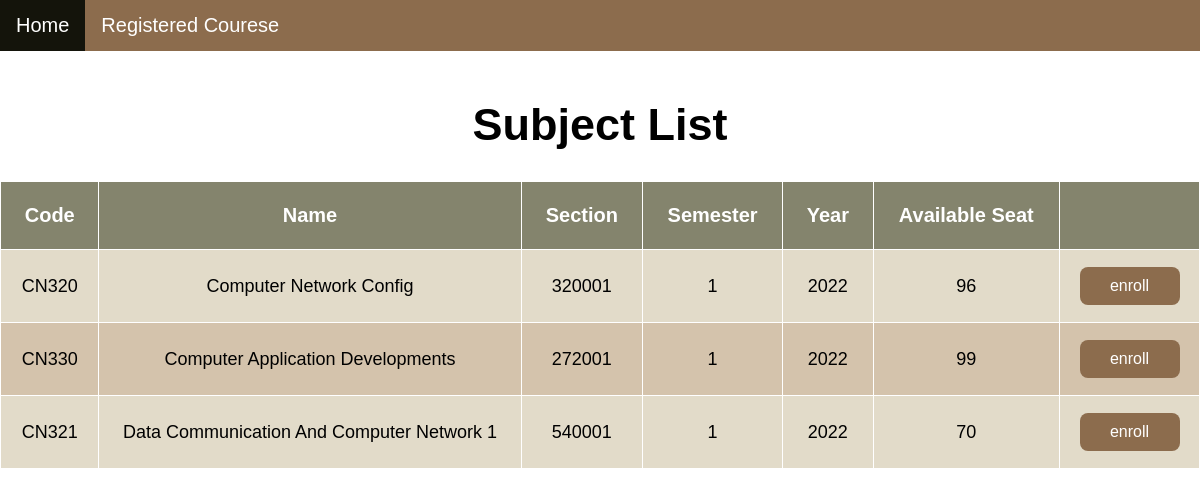
Before: /booking/ (signed in) with the older database file.
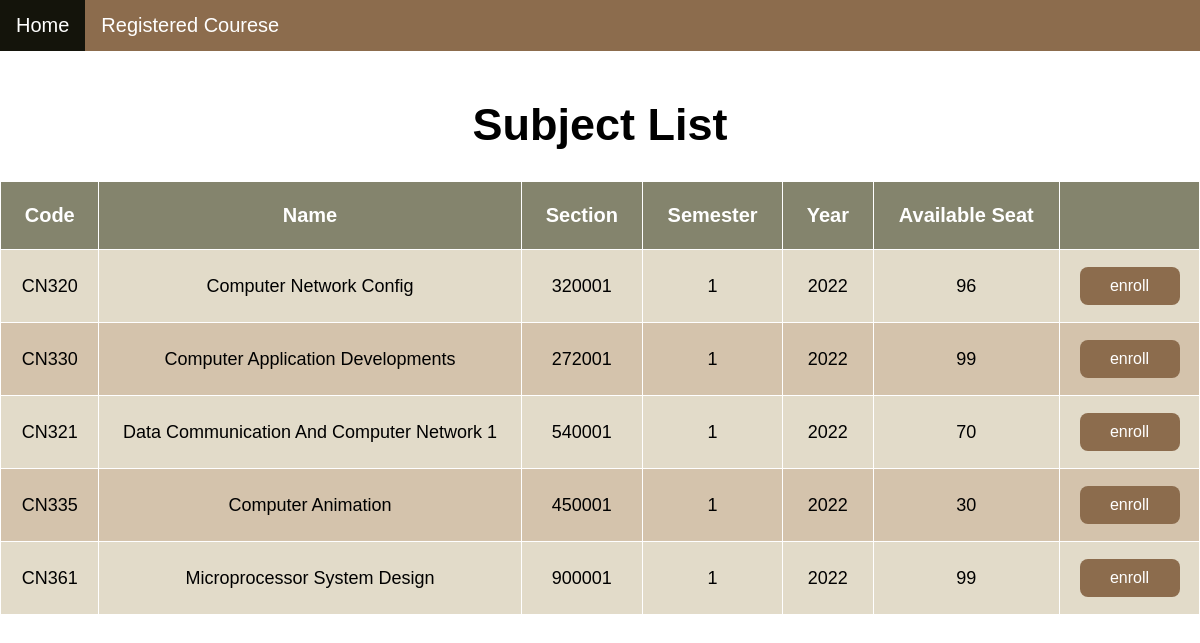
After: the same page with the newer database file.
### booking/models.py (models this page shows, shortened)
class Subject(models.Model):
    class_number = models.CharField(max_length=5, default="")
    subject_name = models.CharField(max_length=64, default="")
    section = models.CharField(max_length=10, default="")
    semester = models.CharField(max_length=10, default="")
    year = models.CharField(max_length=10, default="")
    seats = models.CharField(max_length=10, default="")

### booking/views.py (the view)
# urls.py: path('', views.index, name='index'),
def index(request):
    user = User.objects.get(pk=request.user.id)
    enrolled_subjects = Booking.objects.filter(user=user)
    id = []
    for subject in enrolled_subjects:
        id.append(subject.course_number.id)
    subjects = Subject.objects.exclude(pk__in=id)
    return render(request, "booking/index.html",{
        'subjects': subjects
    })

### booking/templates/booking/index.html (shortened to what this page needs)
{% extends 'booking/layout.html' %}
{% block body %}
<!DOCTYPE html>
<html>
<head>
</head>
<body>
    <div class="topnav">
        <a class="active" href="{% url 'index' %}">Home</a>
        <a href="{% url 'booking:checksubreg' %}">Registered Courese</a>
    </div>
    <br>
    <div class= style="padding-left:16px">
        <center> <h1>Subject List</h1> </center>
        {% if subjects %}
        <table>
            <tr>
                <th>Code</th>
                <th>Name</th>
                <th>Section</th>
                <th>Semester</th>
                <th>Year</th>
                <th>Available Seat</th>
                <th></th>
            </tr>
            {% for subject in subjects %}
            <tr>
                <td>{{ subject.class_number }}</td>
                <td>{{ subject.subject_name }}</td>
                <td>{{ subject.section }}</td>
                <td>{{ subject.semester }}</td>
                <td>{{ subject.year }}</td>
                <td>{{ subject.seats }}</td>
                <td>
                    <form action="{% url 'booking:booking' subject.id %}" method="post" >
                        <button class="button" style="vertical-align:middle" type="submit"><span>enroll</span></button>
                    </form>
                </td>
            </tr>
            {% endfor %}
        </table>
    {% endif %}
    </div>
</body>
</html>
{% endblock %}

Changed rows visible on the page:
added Subject: class_number "CN335", subject_name "Computer Animation", section "450001", semester "1", year "2022", seats "30"
added Subject: class_number "CN361", subject_name "Microprocessor System Design", section "900001", semester "1", year "2022", seats "99"
